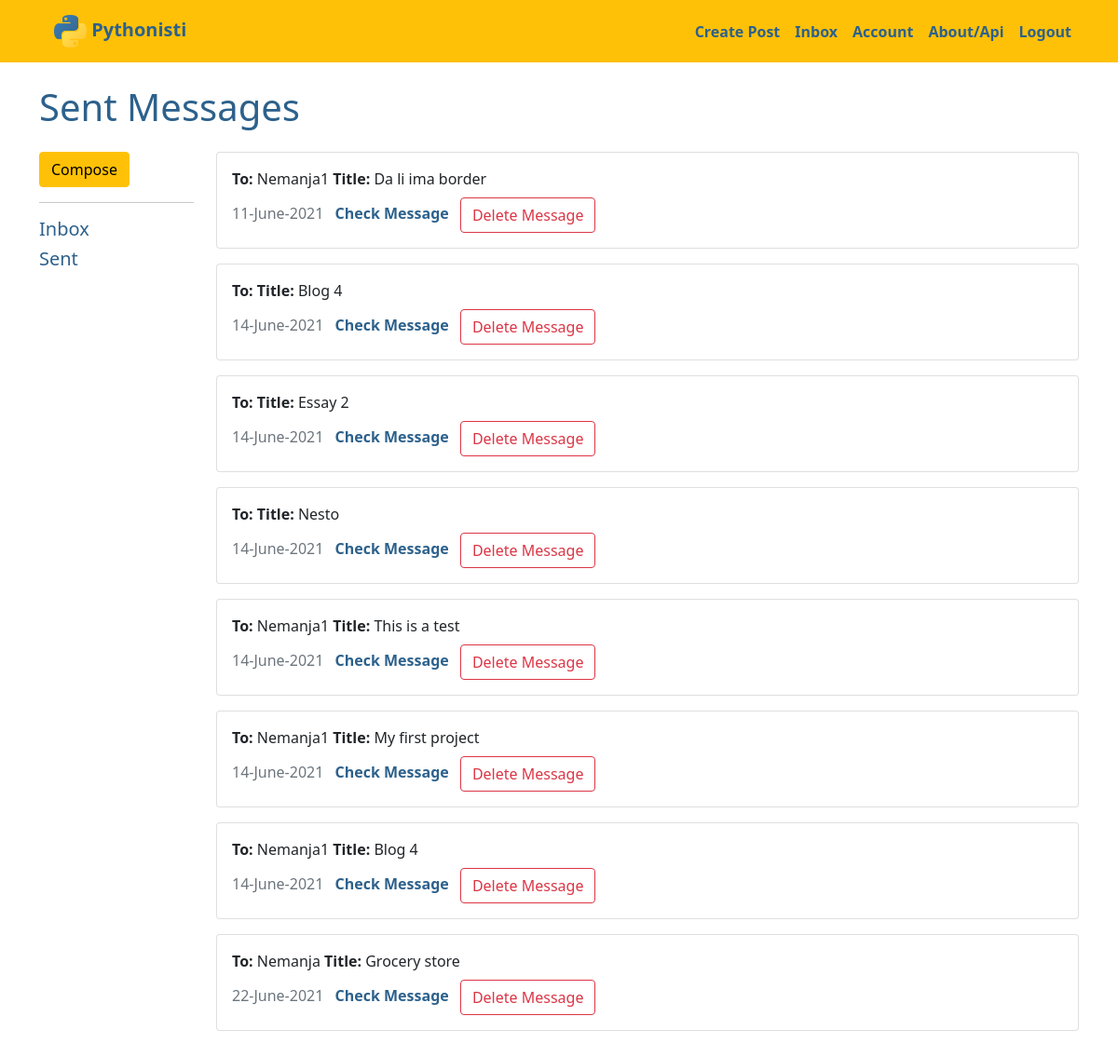
Before: /mail/inbox_sent (signed in) with the older database file.
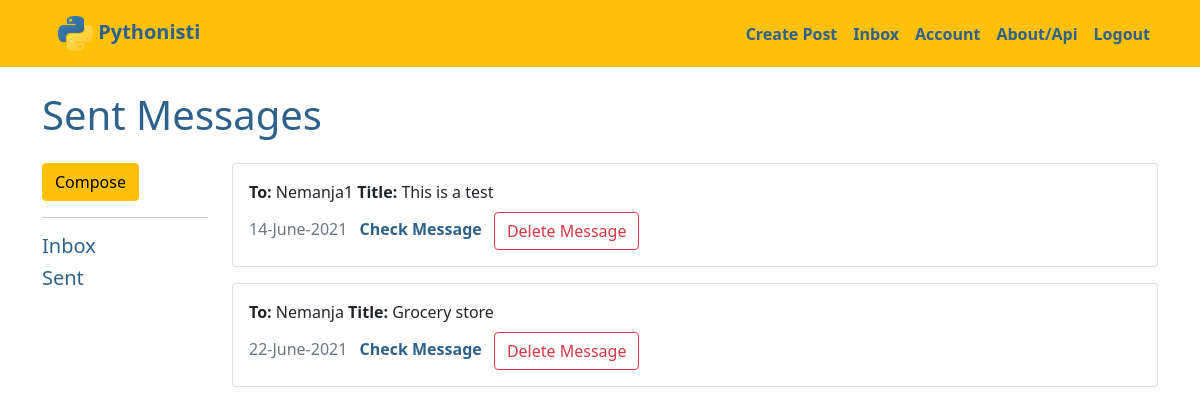
After: the same page with the newer database file.
### myproject/models.py (models this page shows, shortened)
class Message(db.Model):
    __tablename__ = 'messages'
    id = db.Column(db.Integer, primary_key=True)
    title = db.Column(db.String(125), nullable=False, index=True)
    date = db.Column(db.DateTime, nullable=False, default=datetime.utcnow, index=True)
    text = db.Column(db.Text, nullable=False, index=True)
    seen = db.Column(db.Boolean, nullable=False, default=False, index=True)
    MESSAGE_VISIBLE_TO = db.Column(db.Integer, nullable=True, default=0)
    sender_id = db.Column(db.Integer, db.ForeignKey('users.id'), nullable=False)
    receiver_id = db.Column(db.Integer, db.ForeignKey('users.id'), nullable=False)

class User(db.Model, UserMixin):
    __tablename__ = 'users'
    id = db.Column(db.Integer, primary_key=True)
    profile_image = db.Column(db.String(255), nullable=False, default='default_profile.png')
    email = db.Column(db.String(64), unique=True, index=True)
    username = db.Column(db.String(64), unique=True, index=True, nullable=False)
    password_hash = db.Column(db.String(255), nullable=False, index=True)
    posts = db.relationship('Blog', backref='author', lazy=True, cascade="all, delete-orphan")
    comments = db.relationship('Comment', backref='comment_author', lazy=True, cascade="all, delete-orphan")
    send_messages = db.relationship(
        'Message',
        backref='sender',
        foreign_keys='Message.sender_id',
        lazy=True,
        cascade="save-update")
    receive_messages = db.relationship(
        'Message',
        backref='receiver',
        foreign_keys='Message.receiver_id',
        lazy=True,
        cascade="save-update")

### myproject/mail/views.py (the view)
@messages_blueprint.route('/inbox_sent')
@login_required
def sent_messages():
    messages = Message.query.filter(and_(Message.sender_id == current_user.id,
                                    Message.MESSAGE_VISIBLE_TO.isnot(int(current_user.id)))).all()
    users = User.query.all()
    return render_template('inbox_sent_messages.html', messages=messages, users=users)

### myproject/models.py (called while the page is built)
@login_manager.user_loader
def load_user(user_id):
    return User.query.get(user_id)

### myproject/mail/templates/mail/inbox_sent_messages.html (shortened to what this page needs)
{% extends 'base.html' %}
{% block content %}
  <div class="jumbotron">
    <h1>Sent Messages</h1>
  </div>
<div class="row">
  <div class="col-md-2">
    <a href="{{ url_for('messages.create_message') }}" class="btn btn-warning">Compose</a>
    <hr>
    <a href="{{ url_for('messages.inbox') }}"><h5>Inbox</h5></a>
    <a href="{{ url_for('messages.sent_messages') }}"><h5>Sent</h5></a>
  </div>
    <div class="col-md-10 overflow_div">
      {% for message in messages %}
      {% if current_user.id == message.sender.id %}
        <div class="card mb-3" style="width: 100%;">
          <div class="card-body">
            <p class="card-title"><strong>To: </strong>{{ message.receiver.username|capitalize }} <strong>Title: </strong>{{ message.title|capitalize }}</p><label class="card-subtitle mb-2 text-muted">{{ message.date.strftime("%d-%B-%Y") }}</label>
            <a href="{{ url_for('messages.view_message', message_id=message.id) }}" class="card-link check_message_link">Check Message</a>
            <button type="button"
                class="btn btn-outline-danger"
                data-bs-toggle="modal"
                data-bs-target="#del_message{{ message.id }}">
                  Delete Message
            </button>
          </div>
        </div>
      {% endif %}
      {% endfor %}
    </div>
</div>
{% endblock %}

Changed rows visible on the page:
removed Message: receiver.username "Nemanja1", title "Da li ima border", date "11-June-2021"
no longer on this page (row edited): Message: title "Blog 4", date "14-June-2021"
no longer on this page (row edited): Message: title "Essay 2", date "14-June-2021"
no longer on this page (row edited): Message: title "Nesto", date "14-June-2021"
no longer on this page (row edited): Message: receiver.username "Nemanja1", title "My first project", date "14-June-2021"
no longer on this page (row edited): Message: receiver.username "Nemanja1", title "Blog 4", date "14-June-2021"
